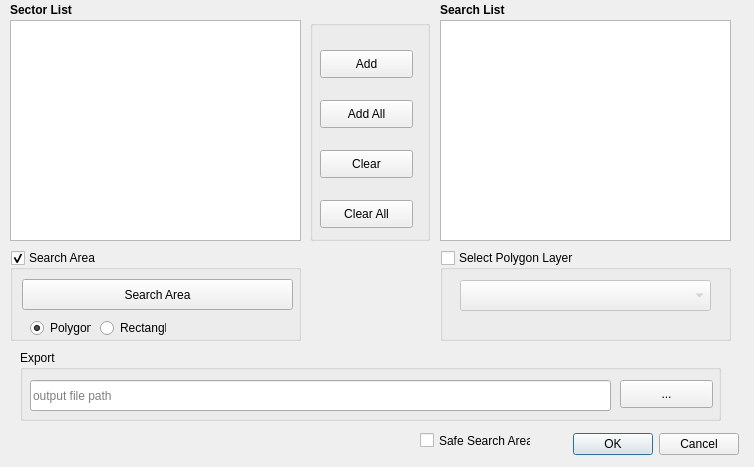
<?xml version="1.0" encoding="UTF-8"?>
<ui version="4.0">
 <class>Dialog</class>
 <widget class="QDialog" name="Dialog">
  <property name="geometry">
   <rect>
    <x>0</x>
    <y>0</y>
    <width>754</width>
    <height>467</height>
   </rect>
  </property>
  <property name="sizePolicy">
   <sizepolicy hsizetype="Fixed" vsizetype="Fixed">
    <horstretch>0</horstretch>
    <verstretch>0</verstretch>
   </sizepolicy>
  </property>
  <property name="maximumSize">
   <size>
    <width>754</width>
    <height>467</height>
   </size>
  </property>
  <property name="windowTitle">
   <string>OSM CI Point Export for ProMaIDes CIN-Module</string>
  </property>
  <property name="windowIcon">
   <iconset>
    <normaloff>../icons/cin.png</normaloff>../icons/cin.png</iconset>
  </property>
  <widget class="QDialogButtonBox" name="button_box">
   <property name="geometry">
    <rect>
     <x>540</x>
     <y>430</y>
     <width>199</width>
     <height>28</height>
    </rect>
   </property>
   <property name="orientation">
    <enum>Qt::Horizontal</enum>
   </property>
   <property name="standardButtons">
    <set>QDialogButtonBox::Cancel|QDialogButtonBox::Ok</set>
   </property>
  </widget>
  <widget class="QListWidget" name="listWidget_sectors">
   <property name="geometry">
    <rect>
     <x>10</x>
     <y>20</y>
     <width>291</width>
     <height>221</height>
    </rect>
   </property>
  </widget>
  <widget class="QGroupBox" name="groupBox">
   <property name="geometry">
    <rect>
     <x>310</x>
     <y>20</y>
     <width>120</width>
     <height>221</height>
    </rect>
   </property>
   <property name="title">
    <string/>
   </property>
   <widget class="QPushButton" name="add_button">
    <property name="geometry">
     <rect>
      <x>10</x>
      <y>30</y>
      <width>93</width>
      <height>28</height>
     </rect>
    </property>
    <property name="toolTip">
     <string>Add the selected sector to the search list</string>
    </property>
    <property name="text">
     <string>Add</string>
    </property>
   </widget>
   <widget class="QPushButton" name="addAll_button">
    <property name="geometry">
     <rect>
      <x>10</x>
      <y>80</y>
      <width>93</width>
      <height>28</height>
     </rect>
    </property>
    <property name="toolTip">
     <string>Add all sectors to the search list</string>
    </property>
    <property name="text">
     <string>Add All</string>
    </property>
   </widget>
   <widget class="QPushButton" name="clear_button">
    <property name="geometry">
     <rect>
      <x>10</x>
      <y>130</y>
      <width>93</width>
      <height>28</height>
     </rect>
    </property>
    <property name="toolTip">
     <string>Delete the selected sector in the search list</string>
    </property>
    <property name="text">
     <string>Clear</string>
    </property>
   </widget>
   <widget class="QPushButton" name="clearAll_button">
    <property name="geometry">
     <rect>
      <x>10</x>
      <y>180</y>
      <width>93</width>
      <height>28</height>
     </rect>
    </property>
    <property name="toolTip">
     <string>Delete all sectors in the search list</string>
    </property>
    <property name="text">
     <string>Clear All</string>
    </property>
   </widget>
  </widget>
  <widget class="QListWidget" name="listWidget_search">
   <property name="geometry">
    <rect>
     <x>440</x>
     <y>20</y>
     <width>291</width>
     <height>221</height>
    </rect>
   </property>
  </widget>
  <widget class="QPushButton" name="HelpButton">
   <property name="geometry">
    <rect>
     <x>40</x>
     <y>420</y>
     <width>80</width>
     <height>35</height>
    </rect>
   </property>
   <property name="maximumSize">
    <size>
     <width>80</width>
     <height>50</height>
    </size>
   </property>
   <property name="layoutDirection">
    <enum>Qt::LeftToRight</enum>
   </property>
   <property name="styleSheet">
    <string notr="true">QPushButton {
    color: #333;
    border: 0px solid #555;
    border-radius: 0px;
    border-style: outset;
    background: transparent;
    padding: 5px;
    }

</string>
   </property>
   <property name="text">
    <string/>
   </property>
   <property name="icon">
    <iconset>
     <normaloff>../icons/HelpButton.png</normaloff>../icons/HelpButton.png</iconset>
   </property>
   <property name="iconSize">
    <size>
     <width>25</width>
     <height>25</height>
    </size>
   </property>
  </widget>
  <widget class="QGroupBox" name="groupBox_2">
   <property name="geometry">
    <rect>
     <x>20</x>
     <y>350</y>
     <width>701</width>
     <height>71</height>
    </rect>
   </property>
   <property name="title">
    <string>Export</string>
   </property>
   <widget class="QLineEdit" name="filename_edit">
    <property name="geometry">
     <rect>
      <x>10</x>
      <y>30</y>
      <width>581</width>
      <height>31</height>
     </rect>
    </property>
    <property name="toolTip">
     <string>Set the output file</string>
    </property>
    <property name="placeholderText">
     <string>output file path</string>
    </property>
   </widget>
   <widget class="QPushButton" name="browse_button">
    <property name="geometry">
     <rect>
      <x>600</x>
      <y>30</y>
      <width>93</width>
      <height>28</height>
     </rect>
    </property>
    <property name="toolTip">
     <string>Pick output folder</string>
    </property>
    <property name="text">
     <string>...</string>
    </property>
   </widget>
  </widget>
  <widget class="QLabel" name="Sectors">
   <property name="geometry">
    <rect>
     <x>10</x>
     <y>0</y>
     <width>281</width>
     <height>20</height>
    </rect>
   </property>
   <property name="font">
    <font>
     <pointsize>9</pointsize>
     <weight>75</weight>
     <italic>false</italic>
     <bold>true</bold>
    </font>
   </property>
   <property name="text">
    <string>Sector List</string>
   </property>
  </widget>
  <widget class="QLabel" name="Sectors_2">
   <property name="geometry">
    <rect>
     <x>440</x>
     <y>0</y>
     <width>281</width>
     <height>20</height>
    </rect>
   </property>
   <property name="font">
    <font>
     <pointsize>9</pointsize>
     <weight>75</weight>
     <italic>false</italic>
     <bold>true</bold>
    </font>
   </property>
   <property name="text">
    <string>Search List</string>
   </property>
  </widget>
  <widget class="QGroupBox" name="groupBox_searchArea">
   <property name="geometry">
    <rect>
     <x>10</x>
     <y>250</y>
     <width>291</width>
     <height>91</height>
    </rect>
   </property>
   <property name="title">
    <string>Search Area</string>
   </property>
   <property name="checkable">
    <bool>true</bool>
   </property>
   <property name="checked">
    <bool>true</bool>
   </property>
   <widget class="QPushButton" name="button_searchArea">
    <property name="geometry">
     <rect>
      <x>12</x>
      <y>29</y>
      <width>271</width>
      <height>31</height>
     </rect>
    </property>
    <property name="toolTip">
     <string>Pick the lower left and the upper right point of the area</string>
    </property>
    <property name="text">
     <string>Search Area</string>
    </property>
    <property name="checkable">
     <bool>true</bool>
    </property>
   </widget>
   <widget class="QRadioButton" name="Rect_Button">
    <property name="geometry">
     <rect>
      <x>90</x>
      <y>70</y>
      <width>66</width>
      <height>16</height>
     </rect>
    </property>
    <property name="text">
     <string>Rectangle</string>
    </property>
   </widget>
   <widget class="QRadioButton" name="Poly_Button">
    <property name="geometry">
     <rect>
      <x>20</x>
      <y>70</y>
      <width>61</width>
      <height>16</height>
     </rect>
    </property>
    <property name="text">
     <string>Polygon</string>
    </property>
    <property name="checked">
     <bool>true</bool>
    </property>
   </widget>
  </widget>
  <widget class="QGroupBox" name="groupBox_selectLayer">
   <property name="geometry">
    <rect>
     <x>440</x>
     <y>250</y>
     <width>291</width>
     <height>91</height>
    </rect>
   </property>
   <property name="title">
    <string>Select Polygon Layer</string>
   </property>
   <property name="checkable">
    <bool>true</bool>
   </property>
   <property name="checked">
    <bool>false</bool>
   </property>
   <widget class="QgsMapLayerComboBox" name="Layer_ComboBox">
    <property name="geometry">
     <rect>
      <x>20</x>
      <y>30</y>
      <width>251</width>
      <height>31</height>
     </rect>
    </property>
   </widget>
  </widget>
  <widget class="QCheckBox" name="checkBox_safeArea">
   <property name="geometry">
    <rect>
     <x>420</x>
     <y>430</y>
     <width>111</width>
     <height>21</height>
    </rect>
   </property>
   <property name="text">
    <string>Safe Search Area</string>
   </property>
  </widget>
 </widget>
 <customwidgets>
  <customwidget>
   <class>QgsMapLayerComboBox</class>
   <extends>QComboBox</extends>
   <header>qgsmaplayercombobox.h</header>
  </customwidget>
 </customwidgets>
 <resources/>
 <connections>
  <connection>
   <sender>button_box</sender>
   <signal>accepted()</signal>
   <receiver>Dialog</receiver>
   <slot>accept()</slot>
   <hints>
    <hint type="sourcelabel">
     <x>248</x>
     <y>254</y>
    </hint>
    <hint type="destinationlabel">
     <x>157</x>
     <y>274</y>
    </hint>
   </hints>
  </connection>
  <connection>
   <sender>button_box</sender>
   <signal>rejected()</signal>
   <receiver>Dialog</receiver>
   <slot>reject()</slot>
   <hints>
    <hint type="sourcelabel">
     <x>316</x>
     <y>260</y>
    </hint>
    <hint type="destinationlabel">
     <x>286</x>
     <y>274</y>
    </hint>
   </hints>
  </connection>
 </connections>
</ui>
